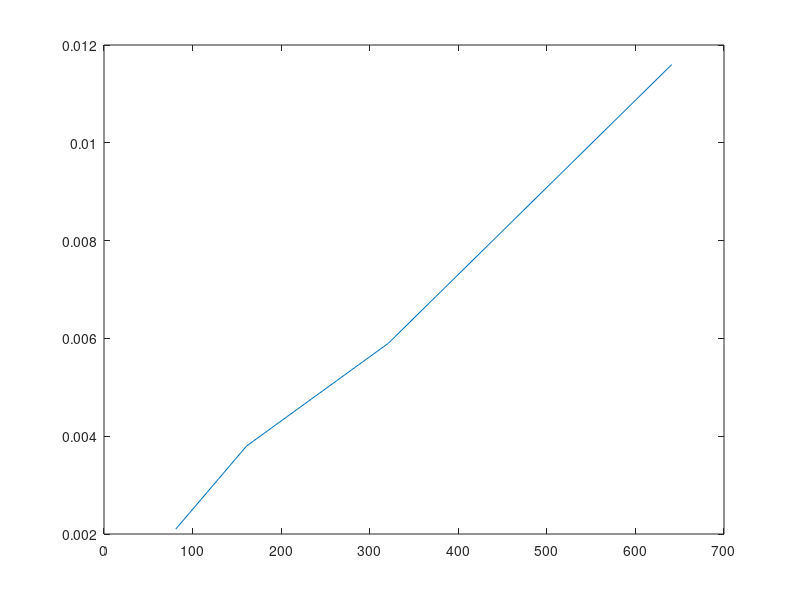

Here is the MATLAB script that generated this plot:
N = [81; 161; 321; 641];
%ts = [0.007; 0.013; 0.078; 0.5503]; % when using linear solve and jacobian
ts = [0.0021; 0.0038; 0.0059; 0.0116]; % when using sparseThomas

p = polyfit(log(N), log(ts), 1);

plot(N, ts);
